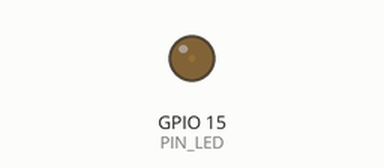
This sketch was run on a simulated ESP32. Parts: output pins drawn as LEDs (lit = HIGH).

Above: at 0.05 s.
At 1.15 s:
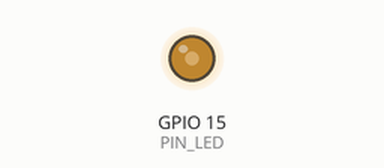
At 2.3 s:
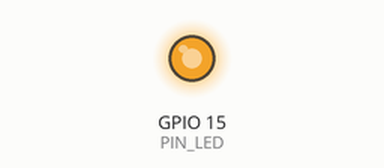
At 4.55 s:
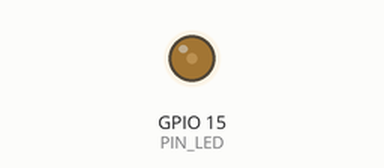
Timing chart, 0 to 6.6 s (numbered marks = the images above):
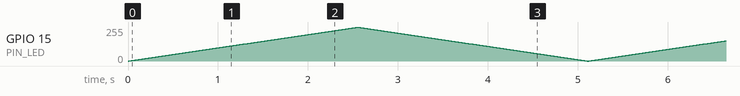

The sketch:

05.breating_led.ino
```cpp
#define PIN_LED     15
#define PWM_CHANNEL 0
#define PWM_FREQ    1000
#define PWM_BIT     8

void setup() {
  ledcAttachChannel(PIN_LED, PWM_FREQ, PWM_BIT, PWM_CHANNEL); // link led pin to PWM
}

void loop() {
  // fade in
  for(int i = 0; i < 255; i++)
  {
    ledcWrite(PIN_LED, i);
    delay(10);
  }

  // fade out
  for(int i = 255; i >= 0; i--)
  {
    ledcWrite(PIN_LED, i);
    delay(10);
  }
}
```
